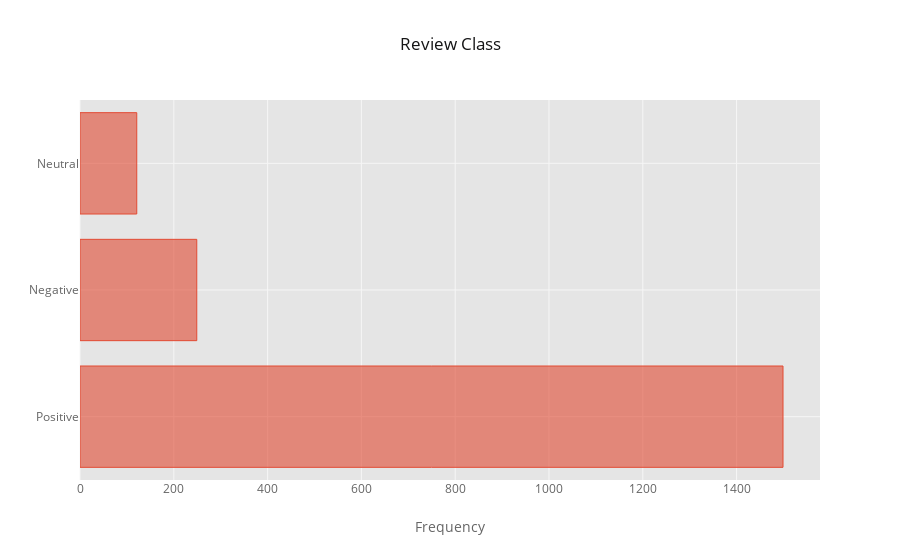

Source (notebook cell):
### Markdown cell above
* average sentiment over day of the week
* average sentiment over weekend vs weekday
* average sentiment over year 
* average sentiment over quarter of year
* topic modeling
* word cloud
* network analysis of words/Network Graph Visualization
* radar chart
* LSTM Model,naive bayes,svm

### Code cell
series = AllData['Reviewclass'].value_counts()
series.iplot(kind='barh', xTitle='Frequency', title='Review Class')

### Figure 1 — Plotly figure (JSON) as saved in the notebook; plotly's stock layout.template omitted (floating-point values rounded to 4 significant figures)
{"data": [{"marker": {"color": "rgba(226, 74, 51, 0.6)", "line": {"color": "rgba(226, 74, 51, 1.0)", "width": 1}}, "name": "Reviewclass", "orientation": "h", "text": "", "type": "bar", "x": [1499, 249, 121], "y": ["Positive", "Negative", "Neutral"]}], "layout": {"legend": {"bgcolor": "#FFFFFF", "font": {"color": "#666666"}}, "paper_bgcolor": "#FFFFFF", "plot_bgcolor": "#E5E5E5", "title": "Review Class", "titlefont": {"color": "#151516"}, "xaxis1": {"gridcolor": "#F6F6F6", "showgrid": true, "tickfont": {"color": "#666666"}, "title": "Frequency", "titlefont": {"color": "#666666"}, "zerolinecolor": "#F6F6F6"}, "yaxis1": {"gridcolor": "#F6F6F6", "showgrid": true, "tickfont": {"color": "#666666"}, "title": "", "titlefont": {"color": "#666666"}, "zerolinecolor": "#F6F6F6"}}}
